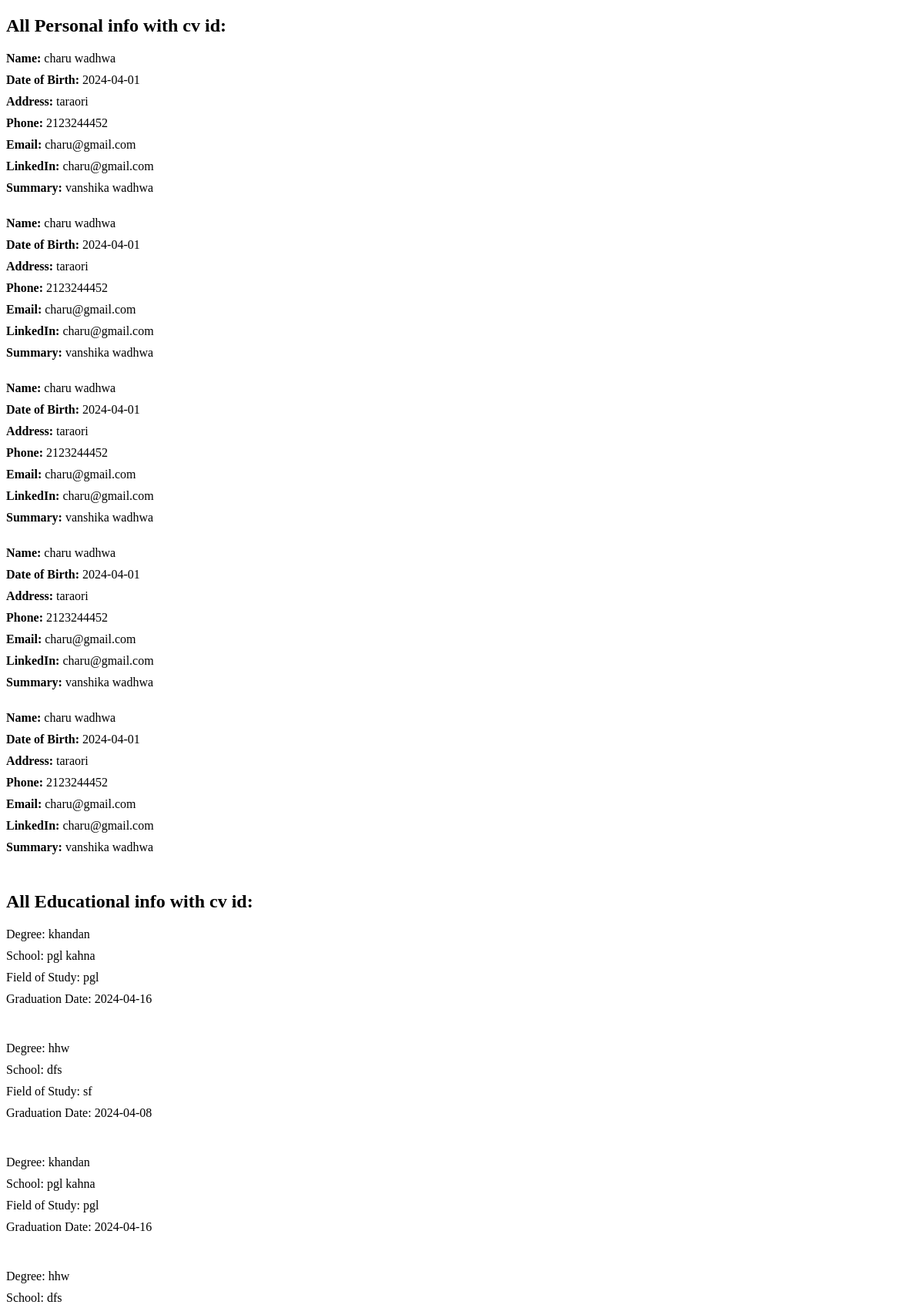
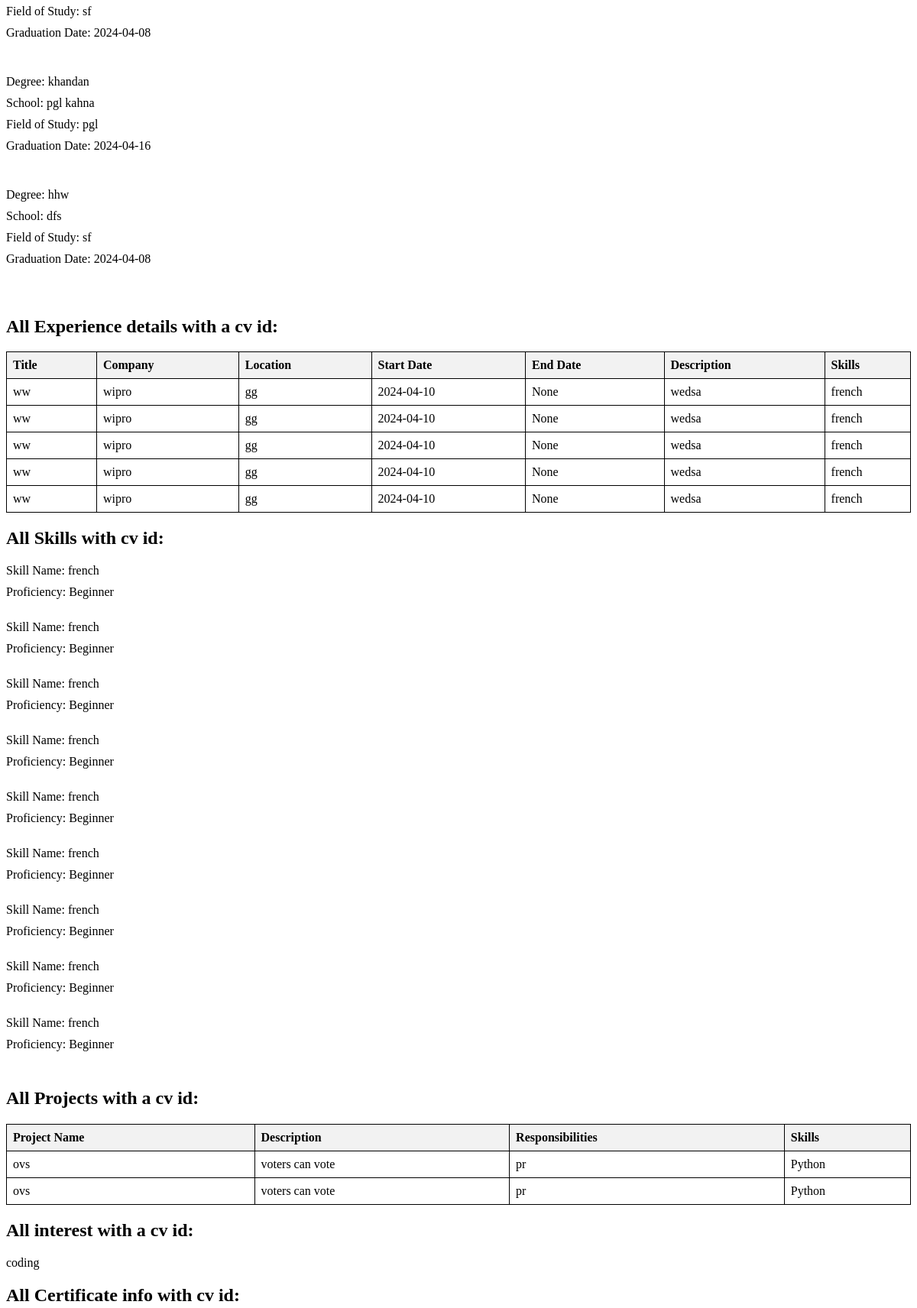
The app's page /queryall/30 (upper part) with its own data (2 pictures, top to bottom).
### app.py (models this page shows)
class PersonalInformation(db.Model):
    PersonalInfoID = db.Column(db.Integer, primary_key=True)
    Userid = db.Column(db.Integer, db.ForeignKey("user.Userid"), nullable=False)
    CV_ID = db.Column(
        db.Integer, db.ForeignKey("cv.CV_ID"), nullable=False
    )  # New column for CV ID
    Fname = db.Column(db.String(100), nullable=False)
    Lname = db.Column(db.String(100), nullable=False)
    DOB = db.Column(db.Date, nullable=False)
    Address = db.Column(db.String(255), nullable=False)
    Phn = db.Column(db.String(20), nullable=False)
    Email = db.Column(db.String(100), nullable=False)
    LinkedIn = db.Column(db.String(255))
    Summary = db.Column(db.Text)

class Education(db.Model):
    Edu_ID = db.Column(db.Integer, primary_key=True)
    CV_ID = db.Column(db.Integer, db.ForeignKey("cv.CV_ID"), nullable=False)
    Userid = db.Column(db.Integer, db.ForeignKey("user.Userid"), nullable=False)
    Degree = db.Column(db.String(255), nullable=False)
    School = db.Column(db.String(255), nullable=False)
    FieldofStudy = db.Column(db.String(255), nullable=False)
    Grad_date = db.Column(db.Date, nullable=True)

class Experience(db.Model):
    __tablename__ = "experience"
    ExpID = db.Column(db.Integer, primary_key=True)
    CV_ID = db.Column(db.Integer, db.ForeignKey("cv.CV_ID"), nullable=False)
    Userid = db.Column(db.Integer, db.ForeignKey("user.Userid"), nullable=False)
    current_job = db.Column(db.Boolean, default=False)
    title = db.Column(db.String(255), nullable=False)
    company = db.Column(db.String(255), nullable=False)
    location = db.Column(db.String(255), nullable=False)  # Renamed from Location
    start_date = db.Column(db.Date, nullable=False)  # Renamed from StartDate
    end_date = db.Column(db.Date, nullable=True)  # Renamed from EndDate
    description = db.Column(db.String(255), nullable=False)  # Renamed from Desc
    skill_id = db.Column(db.Integer, db.ForeignKey("skills.SkillID"))

class Skills(db.Model):
    __tablename__ = "skills"
    SkillID = db.Column(db.Integer, primary_key=True)
    Userid = db.Column(db.Integer, db.ForeignKey("user.Userid"), nullable=False)
    CV_ID = db.Column(db.Integer, db.ForeignKey("cv.CV_ID"), nullable=False)
    skill_name = db.Column(db.String(255), nullable=False)  # Renamed from Skillname
    proficiency = db.Column(db.String(255), nullable=False)

class Project(db.Model):
    ProjectID = db.Column(db.Integer, primary_key=True)
    CV_ID = db.Column(db.Integer, db.ForeignKey("cv.CV_ID"), nullable=False)
    Userid = db.Column(db.Integer, db.ForeignKey("user.Userid"), nullable=False)
    skill_id = db.Column(db.Integer, db.ForeignKey("skills.SkillID"))
    PrjtName = db.Column(db.String(255), nullable=False)
    Desc = db.Column(db.String(255), nullable=False)
    Responsibilities = db.Column(db.String(255), nullable=False)

class Interest(db.Model):
    CV_ID = db.Column(db.Integer, db.ForeignKey("cv.CV_ID"), nullable=False)
    InterestID = db.Column(db.Integer, primary_key=True)
    Userid = db.Column(db.Integer, db.ForeignKey("user.Userid"), nullable=False)
    interest_name = db.Column(db.String(255), nullable=False)

### app.py (the view)
@app.route("/queryall/<int:cv_id>")
def queryall(cv_id):
    personal_info = PersonalInformation.query.filter_by(CV_ID=cv_id).all()
    education_details = Education.query.filter_by(CV_ID=cv_id).all()
    Skill_details = Skills.query.filter_by(CV_ID=cv_id).all()
    Certificates_details = Certificates.query.filter_by(CV_ID=cv_id).all()
    interest_details = Interest.query.filter_by(CV_ID=cv_id).all()
    language_details = Language.query.filter_by(CV_ID=cv_id).all()
    Achievement_details = Achievement.query.filter_by(CV_ID=cv_id).all()
    experiences = Experience.query.filter_by(CV_ID=cv_id).all()
    experience_skills = {}
    for experience in experiences:
        skill_ids = [
            experience.skill_id
        ]  # Assuming skill_id is a comma-separated string of skill IDs
        skill_names = [
            skill.skill_name
            for skill in Skills.query.filter(Skills.SkillID.in_(skill_ids))
        ]
        experience_skills[experience.ExpID] = skill_names
    projects = Project.query.filter_by(CV_ID=cv_id).all()
    project_skills = {}
    for project in projects:
        skill_ids = [
            project.skill_id
        ]  # Assuming skill_id is a comma-separated string of skill IDs
        skill_names = [
            skill.skill_name
            for skill in Skills.query.filter(Skills.SkillID.in_(skill_ids))
        ]
        project_skills[project.ProjectID] = skill_names
    return render_template(
        "Queries_all.html",
        Certificates_details=Certificates_details,
        personal_info=personal_info,
        education_details=education_details,
        experiences=experiences,
        experience_skills=experience_skills,
        Skill_details=Skill_details,
        projects=projects,
        project_skills=project_skills,
        interest_details=interest_details,
        language_details=language_details,
        Achievement_details=Achievement_details,
    )

### templates/Queries_all.html (shortened to what this page needs)
<!DOCTYPE html>
<html lang="en">
<head>
</head>
<body>
    <h2>All Personal info with cv id:</h2>
    <ul>
        {% for info in personal_info %}
            <li><strong>Name:</strong> {{ info.Fname }} {{ info.Lname }}</li>
            <li><strong>Date of Birth:</strong> {{ info.DOB }}</li>
            <li><strong>Address:</strong> {{ info.Address }}</li>
            <li><strong>Phone:</strong> {{ info.Phn }}</li>
            <li><strong>Email:</strong> {{ info.Email }}</li>
            <li><strong>LinkedIn:</strong> {{ info.LinkedIn }}</li>
            <li><strong>Summary:</strong> {{ info.Summary }}</li>
            <br>
        {% endfor %}
    </ul>
    <h2>All Educational info with cv id:</h2>
    <ul>
    {% for edu in education_details %}
        <li>Degree: {{ edu.Degree }}</li>
        <li>School: {{ edu.School }}</li>
        <li>Field of Study: {{ edu.FieldofStudy }}</li>
        <li>Graduation Date: {{ edu.Grad_date }}</li><br><br>
    {% endfor %}
    </ul>
    <h2>All Experience details with a cv id:</h2>
    <table>
        <thead>
            <tr>
                <th>Title</th>
                <th>Company</th>
                <th>Location</th>
                <th>Start Date</th>
                <th>End Date</th>
                <th>Description</th>
                <th>Skills</th>
            </tr>
        </thead>
        <tbody>
            {% for experience in experiences %}
                <tr>
                    <td>{{ experience.title }}</td>
                    <td>{{ experience.company }}</td>
                    <td>{{ experience.location }}</td>
                    <td>{{ experience.start_date }}</td>
                    <td>{{ experience.end_date }}</td>
                    <td>{{ experience.description }}</td>
                    <td>
                        {% for skill in experience_skills[experience.ExpID] %}
                            {{ skill }}{% if not loop.last %}, {% endif %}
                        {% endfor %}
                    </td>
                </tr>
            {% endfor %}
        </tbody>
    </table>
    <h2>All Skills with cv id:</h2>
    <ul>
    {% for skill in Skill_details %}
        <li>Skill Name: {{ skill.skill_name }}</li>
        <li>Proficiency: {{ skill.proficiency }}</li><br>
    {% endfor %}
    </ul>
    <h2>All Projects with a cv id:</h2>
    <table>
        <thead>
            <tr>
                <th>Project Name</th>
                <th>Description</th>
                <th>Responsibilities</th>
                <th>Skills</th>
            </tr>
        </thead>
        <tbody>
            {% for project in projects %}
                <tr>
                    <td>{{ project.PrjtName }}</td>
                    <td>{{ project.Desc }}</td>
                    <td>{{ project.Responsibilities }}</td>
                    <td>
                        {% for skill in project_skills[project.ProjectID] %}
                            {{ skill }}{% if not loop.last %}, {% endif %}
                        {% endfor %}
                    </td>
                </tr>
            {% endfor %}
        </tbody>
    </table>
    <h2>All interest with a cv id:</h2>
    <ul>
    {% for interest in interest_details %}
        <li>{{ interest.interest_name }}</li>
    {% endfor %}
    </ul>
    <h2>All Certificate info with cv id:</h2>
</body>
</html>

### templates/Queries_all.html (style rules this page uses)
ul { list-style-type: none; padding: 0; }
li { margin-bottom: 10px; }
table { border-collapse: collapse; width: 100%; }
th, td { border: 1px solid black; padding: 8px; text-align: left; }
th { background-color: #f2f2f2; }
th:not(:last-child), td:not(:last-child) { padding-right: 20px; }

### records on screen
PersonalInformation: Fname "charu", Lname "wadhwa", DOB "2024-04-01", Address "taraori", Phn "2123244452", Email "charu@gmail.com", LinkedIn "charu@gmail.com", Summary "vanshika wadhwa"
PersonalInformation: Fname "charu", Lname "wadhwa", DOB "2024-04-01", Address "taraori", Phn "2123244452", Email "charu@gmail.com", LinkedIn "charu@gmail.com", Summary "vanshika wadhwa"
PersonalInformation: Fname "charu", Lname "wadhwa", DOB "2024-04-01", Address "taraori", Phn "2123244452", Email "charu@gmail.com", LinkedIn "charu@gmail.com", Summary "vanshika wadhwa"
PersonalInformation: Fname "charu", Lname "wadhwa", DOB "2024-04-01", Address "taraori", Phn "2123244452", Email "charu@gmail.com", LinkedIn "charu@gmail.com", Summary "vanshika wadhwa"
PersonalInformation: Fname "charu", Lname "wadhwa", DOB "2024-04-01", Address "taraori", Phn "2123244452", Email "charu@gmail.com", LinkedIn "charu@gmail.com", Summary "vanshika wadhwa"
Education: Degree "khandan", School "pgl kahna", FieldofStudy "pgl", Grad_date "2024-04-16"
Education: Degree "hhw", School "dfs", FieldofStudy "sf", Grad_date "2024-04-08"
Education: Degree "khandan", School "pgl kahna", FieldofStudy "pgl", Grad_date "2024-04-16"
Education: Degree "hhw", School "dfs", FieldofStudy "sf", Grad_date "2024-04-08"
Education: Degree "khandan", School "pgl kahna", FieldofStudy "pgl", Grad_date "2024-04-16"
Education: Degree "hhw", School "dfs", FieldofStudy "sf", Grad_date "2024-04-08"
Experience: title "ww", company "wipro", location "gg", start_date "2024-04-10", end_date "None", description "wedsa"
Skills: skill_name "french", proficiency "Beginner"
Experience: title "ww", company "wipro", location "gg", start_date "2024-04-10", end_date "None", description "wedsa"
Experience: title "ww", company "wipro", location "gg", start_date "2024-04-10", end_date "None", description "wedsa"
Experience: title "ww", company "wipro", location "gg", start_date "2024-04-10", end_date "None", description "wedsa"
Experience: title "ww", company "wipro", location "gg", start_date "2024-04-10", end_date "None", description "wedsa"
Skills: skill_name "french", proficiency "Beginner"
Skills: skill_name "french", proficiency "Beginner"
Skills: skill_name "french", proficiency "Beginner"
Skills: skill_name "french", proficiency "Beginner"
Skills: skill_name "french", proficiency "Beginner"
Skills: skill_name "french", proficiency "Beginner"
Skills: skill_name "french", proficiency "Beginner"
Skills: skill_name "french", proficiency "Beginner"
Project: PrjtName "ovs", Desc "voters can vote", Responsibilities "pr"
Skills: skill_name "Python"
Project: PrjtName "ovs", Desc "voters can vote", Responsibilities "pr"
Interest: interest_name "coding"
